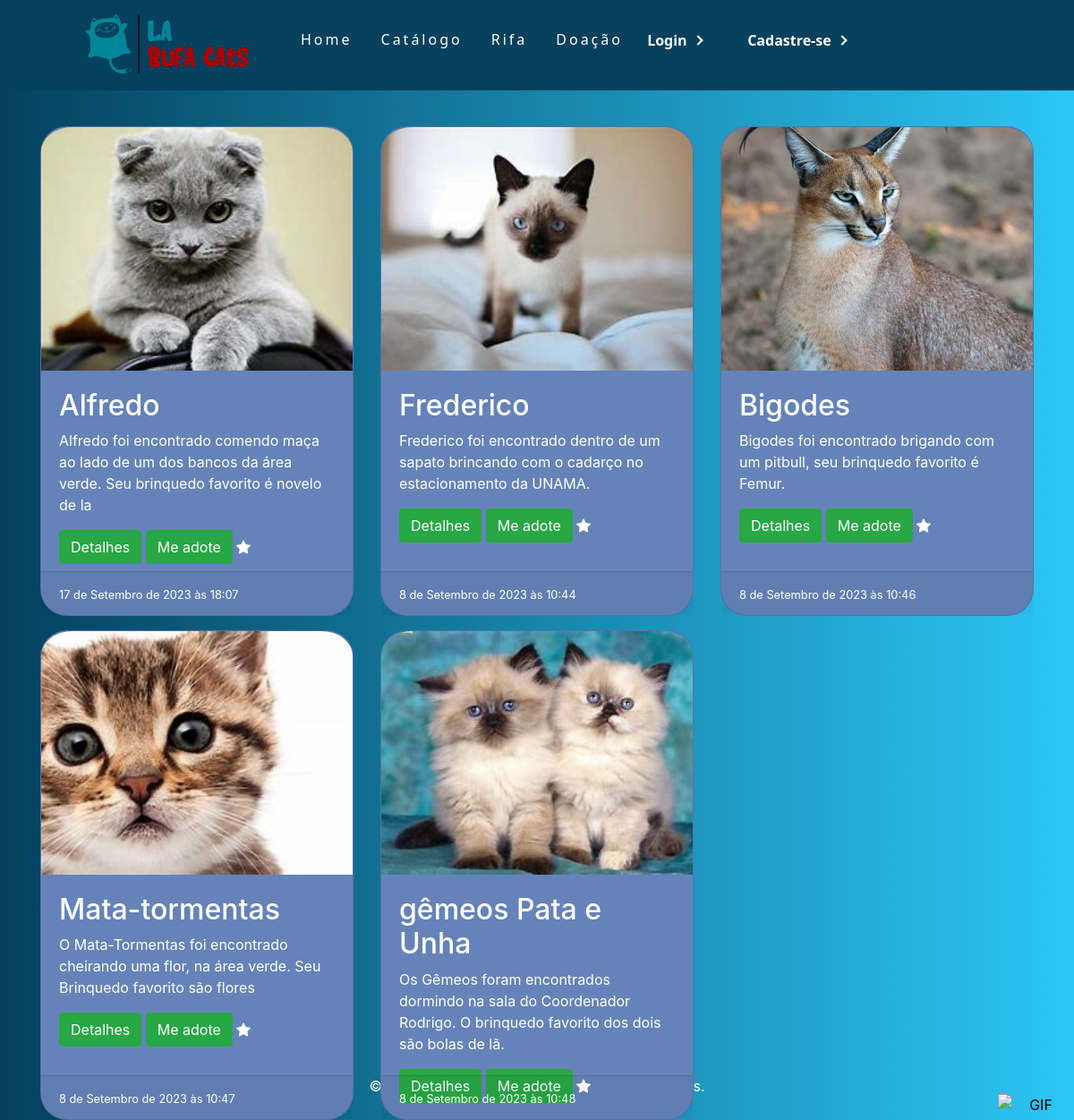
Screenshot of /catalogo/ with the database file from the repository.
### apps/accounts/models.py (models this page shows)
class Post(models.Model):
    titulo_post = models.CharField(max_length=100)
    descricao_post = models.CharField(max_length=255)
    data_post = models.DateTimeField('Data publicado')
    img = models.ImageField(upload_to = 'uploads', default='')

### apps/accounts/views.py (the view)
# urls.py: path('catalogo/', views.CatalogoView.as_view(), name='catalogo'),
class CatalogoView(ListView):
    model = Post
    template_name = 'catalogo.html'
    context_object_name = 'posts'

### templates/catalogo.html (shortened to what this page needs)
{% extends "base.html" %}
{% load static %}
{% block body %}
    <div class="container">
        <div class="row">
            {% for post in posts %}
            <div class="col-12 col-md-4 col-xl-4">
                <div class="card" id="cardH1" style= "margin-top: 1rem;" style="object-fit: content;">
                    <img src={{ post.img.url }} style="max-height: 17rem; max-width: 27rem; height: 17rem; object-fit: cover; border-radius: 10% 10% 0% 0%;">
                    <div class="card-body" style="color: white; height: 14rem;">
                            <h2>{{ post.titulo_post }}</h2>
                            <p>{{ post.descricao_post }}</p>
                            <a href="{% url 'accounts:detalhes' post.id %}"> <button type="button" class="btn btn-success">Detalhes</button></a>
                            <a href="{% url 'accounts:adocao' post.id %}"> <button type="button" class="btn btn-success">Me adote</button></a>
                            <a href="#">
                            </a>
                    </div>
                    <div class="card-footer" style="color: white;">
                        <small class="">{{ post.data_post }}</small>
                    </div>
                </div>
            </div>
            {% endfor %}
        </div>
    </div>
</body>
</html>
{% endblock %}

### templates/base.html (shortened to what this page needs)
{% load static %}
<!DOCTYPE html>
<html lang="pt-br">
<head>
    <link rel="stylesheet" href="{% static 'css/style.css' %}">
    <link href="https://cdn.jsdelivr.net/npm/bootstrap@5.3.1/dist/css/bootstrap.min.css" rel="stylesheet">
</head>
<body>
  <nav>
    <ul class="nav-list" style="z-index: 1;">
      <li><img src="{% static 'img/Logolabufacats.png' %}"  style="width: 15rem; margin-top: 0rem;"></li>
      <li><a class="J" href="{% url 'accounts:index' %}">Home</a></li>
      <li><a class="J" href="{% url 'accounts:catalogo' %}">Catálogo</a></li>
      <li><a class="J" href="{% url 'accounts:rifas' %}">Rifa</a></li>
      <li><a class="J" href="{% url 'accounts:doacao' %}">Doação</a></li>
      <li style="color:white; margin-top: 2.145rem;">
        {% if user.is_authenticated %}
          Bem-vindo(a), {{ user.username }}!
      </li>
      <li class="nav-item" style="margin-left:8.7rem; margin-top:-1rem;">
        <a class="nav-link active" aria-current="page" href="{% url 'accounts:user_logout' %}"><button id="botaoLoginH">Logout<div class="arrow-wrapper"><div class="arrow"></div></div></button></a>
      </li>
      <li><a class="J" id="botaoPeril" href="{% url 'accounts:user_profile' %}">Seu Perfil</a></li>
          {% else %}
      <li class="nav-item" style="margin-left:7rem; margin-top:-1rem;">
          <a class="nav-link active" aria-current="page" href="{% url 'accounts:user_login' %}"><button id="botaoLoginH">Login<div class="arrow-wrapper"><div class="arrow"></div></div></button></a>
      </li>
      <li class="nav-item" style="margin-left:5rem; margin-top:-1rem;">
          <a class="nav-link active" aria-current="page" href="{% url 'accounts:home' %}"><button id="botaoLoginH">Cadastre-se<div class="arrow-wrapper"><div class="arrow"></div></div></button></a>
      </li>
        {% endif %}
      </li>
    </ul>
  </nav>
  <div class="footer" style="position: fixed; bottom: 0; left: 0; right: 0; padding: 10px; background-color: #09b9d8; text-align: center; background: linear-gradient(to right, #04415e, #2cc6f5); color: white;">
    <p>&copy; 2023 La Bufa.inc Todos os direitos reservados.</p>
  </div>
<button id="rotateButton" style="border: none; background: none; cursor: pointer;">
  <img src={% static 'img/maxwell-cat.gif' %} alt="GIF" style="position: fixed; bottom: 0; right: 0; margin: 5px; width: 80px;">
</button>
{% block body %}
{% endblock%}
<link rel="stylesheet" href="https://maxcdn.bootstrapcdn.com/bootstrap/4.5.2/css/bootstrap.min.css">
</body>

### static/css/style.css (style rules this page uses)
body { background: linear-gradient(to right, #04415e, #2cc6f5); overflow-x: hidden; }
* { margin: 0; padding: 0; }
a { color: #fff; text-decoration: none; transition: 0.3s; color: inherit; font-weight: normal; }
.J { color: white; border-radius: 20px; box-sizing: border-box; border: 5px; border-radius: 30px; display: flex; transition: 0.2s background; align-items: center; margin-top: 2rem; }
nav { display: flex; justify-content: space-around; align-items: center; font-family: system-ui, -apple-system, Helvetica, Arial, sans-serif; background: #04415e; height: 8vh; padding-bottom: 6.3rem; }
.nav-list { list-style: none; display: flex; }
.nav-list li { letter-spacing: 3px; margin-left: 32px; }
.footer { background-color: #09b9d8; text-align: center; padding: 20px; }
#botaoLoginH { --primary-color: #04415e; --secondary-color: #fff; --hover-color: #2cc6f5; --arrow-width: 10px; --arrow-stroke: 2px; margin-left: -9.3rem; margin-top: 2.145rem; box-sizing: border-box; border: 0; border-radius: 20px; color: #fff; padding: 0.4rem 1rem; background: #04415e; display: flex; transition: 0.2s background; align-items: center; gap: 0.6em; font-weight: bold; }
#botaoLoginH .arrow-wrapper { display: flex; justify-content: center; align-items: center; }
#botaoLoginH .arrow { margin-top: 1px; width: var(--arrow-width); background: #04415e; height: var(--arrow-stroke); position: relative; transition: 0.2s; }
#botaoLoginH .arrow::before { content: ""; box-sizing: border-box; position: absolute; border: solid #fff; border-width: 0 var(--arrow-stroke) var(--arrow-stroke) 0; display: inline-block; top: -3px; right: 3px; transition: 0.2s; padding: 3px; transform: rotate(-45deg); }
#cardH1 { border-radius: 30px; background-color: #6583b9; }

### rows the page displays
Post: img (picture), titulo_post "Alfredo", descricao_post "Alfredo foi encontrado comendo maça ao lado de um dos bancos da área verde. Seu brinquedo favorito é novelo de la", data_post "17 de Setembro de 2023 às 18:07"
Post: img (picture), titulo_post "Frederico", descricao_post "Frederico foi encontrado dentro de um sapato brincando com o cadarço no estacionamento da UNAMA.", data_post "8 de Setembro de 2023 às 10:44"
Post: img (picture), titulo_post "Bigodes", descricao_post "Bigodes foi encontrado brigando com um pitbull, seu brinquedo favorito é Femur.", data_post "8 de Setembro de 2023 às 10:46"
Post: img (picture), titulo_post "Mata-tormentas", descricao_post "O Mata-Tormentas foi encontrado cheirando uma flor, na área verde. Seu Brinquedo favorito são flores", data_post "8 de Setembro de 2023 às 10:47"
Post: img (picture), titulo_post "gêmeos Pata e Unha", descricao_post "Os Gêmeos foram encontrados dormindo na sala do Coordenador Rodrigo. O brinquedo favorito dos dois são bolas de lã.", data_post "8 de Setembro de 2023 às 10:48"
